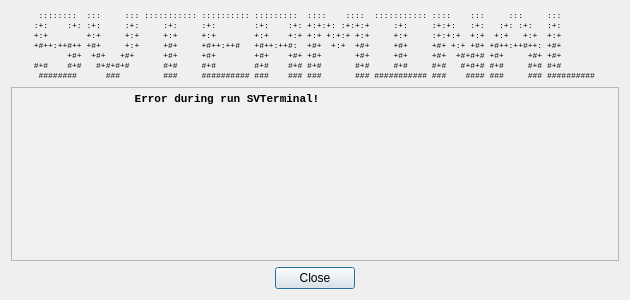
<?xml version="1.0" encoding="UTF-8"?>
<ui version="4.0">
 <class>Error</class>
 <widget class="QDialog" name="Error">
  <property name="geometry">
   <rect>
    <x>0</x>
    <y>0</y>
    <width>630</width>
    <height>300</height>
   </rect>
  </property>
  <property name="sizePolicy">
   <sizepolicy hsizetype="Fixed" vsizetype="Fixed">
    <horstretch>0</horstretch>
    <verstretch>0</verstretch>
   </sizepolicy>
  </property>
  <property name="minimumSize">
   <size>
    <width>630</width>
    <height>300</height>
   </size>
  </property>
  <property name="maximumSize">
   <size>
    <width>630</width>
    <height>300</height>
   </size>
  </property>
  <property name="windowTitle">
   <string>SV Terminal running error</string>
  </property>
  <layout class="QVBoxLayout" name="verticalLayout">
   <item>
    <layout class="QHBoxLayout" name="horizontalLayout_2">
     <item>
      <spacer name="horizontalSpacer_3">
       <property name="orientation">
        <enum>Qt::Horizontal</enum>
       </property>
       <property name="sizeHint" stdset="0">
        <size>
         <width>129</width>
         <height>20</height>
        </size>
       </property>
      </spacer>
     </item>
     <item>
      <widget class="QLabel" name="SvTerminal">
       <property name="sizePolicy">
        <sizepolicy hsizetype="Expanding" vsizetype="Expanding">
         <horstretch>0</horstretch>
         <verstretch>0</verstretch>
        </sizepolicy>
       </property>
       <property name="font">
        <font>
         <family>Lucida Console</family>
         <pointsize>6</pointsize>
        </font>
       </property>
       <property name="text">
        <string>  ::::::::  :::     ::: ::::::::::: :::::::::: :::::::::  ::::    ::::  ::::::::::: ::::    :::     :::     :::        
 :+:    :+: :+:     :+:     :+:     :+:        :+:    :+: +:+:+: :+:+:+     :+:     :+:+:   :+:   :+: :+:   :+:        
 +:+        +:+     +:+     +:+     +:+        +:+    +:+ +:+ +:+:+ +:+     +:+     :+:+:+  +:+  +:+   +:+  +:+        
 +#++:++#++ +#+     +:+     +#+     +#++:++#   +#++:++#:  +#+  +:+  +#+     +#+     +#+ +:+ +#+ +#++:++#++: +#+        
        +#+  +#+   +#+      +#+     +#+        +#+    +#+ +#+       +#+     +#+     +#+  +#+#+# +#+     +#+ +#+        
 #+#    #+#   #+#+#+#       #+#     #+#        #+#    #+# #+#       #+#     #+#     #+#   #+#+# #+#     #+# #+#        
  ########      ###         ###     ########## ###    ### ###       ### ########### ###    #### ###     ### ########## </string>
       </property>
       <property name="textInteractionFlags">
        <set>Qt::TextSelectableByKeyboard|Qt::TextSelectableByMouse</set>
       </property>
      </widget>
     </item>
     <item>
      <spacer name="horizontalSpacer_4">
       <property name="orientation">
        <enum>Qt::Horizontal</enum>
       </property>
       <property name="sizeHint" stdset="0">
        <size>
         <width>129</width>
         <height>20</height>
        </size>
       </property>
      </spacer>
     </item>
    </layout>
   </item>
   <item>
    <widget class="QTextBrowser" name="TextField">
     <property name="palette">
      <palette>
       <active>
        <colorrole role="Base">
         <brush brushstyle="SolidPattern">
          <color alpha="255">
           <red>240</red>
           <green>240</green>
           <blue>240</blue>
          </color>
         </brush>
        </colorrole>
       </active>
       <inactive>
        <colorrole role="Base">
         <brush brushstyle="SolidPattern">
          <color alpha="255">
           <red>240</red>
           <green>240</green>
           <blue>240</blue>
          </color>
         </brush>
        </colorrole>
       </inactive>
       <disabled>
        <colorrole role="Base">
         <brush brushstyle="SolidPattern">
          <color alpha="255">
           <red>240</red>
           <green>240</green>
           <blue>240</blue>
          </color>
         </brush>
        </colorrole>
       </disabled>
      </palette>
     </property>
     <property name="font">
      <font>
       <family>Lucida Console</family>
      </font>
     </property>
     <property name="focusPolicy">
      <enum>Qt::ClickFocus</enum>
     </property>
     <property name="tabChangesFocus">
      <bool>true</bool>
     </property>
     <property name="documentTitle">
      <string/>
     </property>
     <property name="undoRedoEnabled">
      <bool>false</bool>
     </property>
     <property name="html">
      <string>&lt;!DOCTYPE HTML PUBLIC &quot;-//W3C//DTD HTML 4.0//EN&quot; &quot;http://www.w3.org/TR/REC-html40/strict.dtd&quot;&gt;
&lt;html&gt;&lt;head&gt;&lt;meta name=&quot;qrichtext&quot; content=&quot;1&quot; /&gt;&lt;meta charset=&quot;utf-8&quot; /&gt;&lt;style type=&quot;text/css&quot;&gt;
p, li { white-space: pre-wrap; }
hr { height: 1px; border-width: 0; }
li.unchecked::marker { content: &quot;\2610&quot;; }
li.checked::marker { content: &quot;\2612&quot;; }
&lt;/style&gt;&lt;/head&gt;&lt;body style=&quot; font-family:'Lucida Console'; font-size:9pt; font-weight:400; font-style:normal;&quot;&gt;
&lt;p style=&quot; margin-top:0px; margin-bottom:0px; margin-left:0px; margin-right:0px; -qt-block-indent:0; text-indent:0px;&quot;&gt;&lt;span style=&quot; font-size:8.25pt; font-weight:600;&quot;&gt;                  Error during run SVTerminal!&lt;/span&gt;&lt;/p&gt;
&lt;p style=&quot;-qt-paragraph-type:empty; margin-top:0px; margin-bottom:0px; margin-left:0px; margin-right:0px; -qt-block-indent:0; text-indent:0px; font-size:8.25pt; font-weight:600;&quot;&gt;&lt;br /&gt;&lt;/p&gt;&lt;/body&gt;&lt;/html&gt;</string>
     </property>
     <property name="acceptRichText">
      <bool>true</bool>
     </property>
     <property name="textInteractionFlags">
      <set>Qt::LinksAccessibleByKeyboard|Qt::LinksAccessibleByMouse|Qt::TextBrowserInteraction|Qt::TextSelectableByKeyboard|Qt::TextSelectableByMouse</set>
     </property>
    </widget>
   </item>
   <item>
    <layout class="QHBoxLayout" name="horizontalLayout">
     <item>
      <spacer name="horizontalSpacer">
       <property name="orientation">
        <enum>Qt::Horizontal</enum>
       </property>
       <property name="sizeHint" stdset="0">
        <size>
         <width>129</width>
         <height>20</height>
        </size>
       </property>
      </spacer>
     </item>
     <item>
      <widget class="QPushButton" name="ButtonClose">
       <property name="text">
        <string>Close</string>
       </property>
      </widget>
     </item>
     <item>
      <spacer name="horizontalSpacer_2">
       <property name="orientation">
        <enum>Qt::Horizontal</enum>
       </property>
       <property name="sizeHint" stdset="0">
        <size>
         <width>129</width>
         <height>20</height>
        </size>
       </property>
      </spacer>
     </item>
    </layout>
   </item>
  </layout>
 </widget>
 <resources/>
 <connections>
  <connection>
   <sender>ButtonClose</sender>
   <signal>clicked()</signal>
   <receiver>Error</receiver>
   <slot>accept()</slot>
   <hints>
    <hint type="sourcelabel">
     <x>350</x>
     <y>305</y>
    </hint>
    <hint type="destinationlabel">
     <x>78</x>
     <y>77</y>
    </hint>
   </hints>
  </connection>
 </connections>
</ui>
